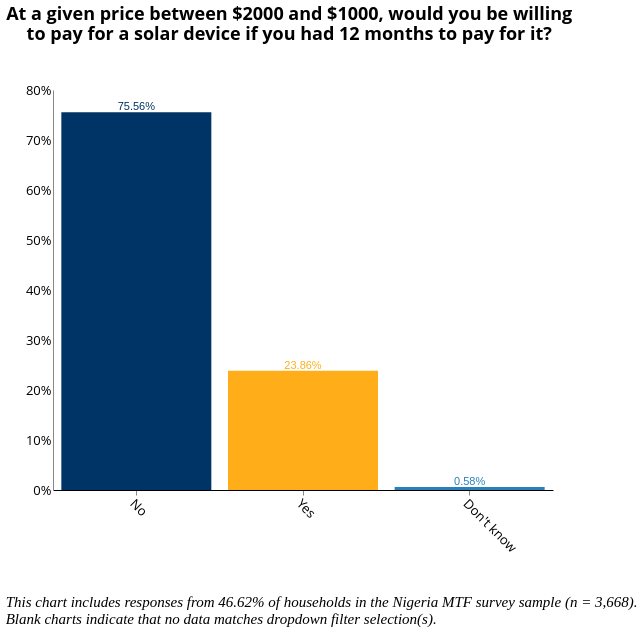

Vega-Lite specification for this chart:
### Vega-Lite specification from a JSON file in a GitHub repository (floating-point values rounded to 4 significant figures; data arrays with more than 128 entries replaced by an {"elided": "..."} marker saying what was removed)
{"width": 800, "height": 400, "config": {"title": {"fontSize": 18, "font": "Open Sans", "anchor": "center", "fontColor": "#000000"}, "axisX": {"domain": true, "domainColor": "#000000", "grid": false, "labelFont": "Open Sans", "labelFontSize": 13, "titleFont": "Open Sans", "titleFontSize": 13, "titleFontWeight": "normal", "title": "X Axis Title (units)", "labelAngle": 45}, "axisY": {"domain": true, "grid": false, "gridColor": "#DEDDDD", "gridWidth": 1, "labelFont": "Open Sans", "labelFontSize": 13, "labelAngle": 0, "ticks": false, "titleFont": "Open Sans", "titleFontSize": 13, "titleFontWeight": "normal", "titlePadding": 10, "title": "Y Axis Title (units)"}, "range": {"category": ["#2980B9", "#003366", "#FFAE19", "#FF4500", "#438B28", "#45B39D", "#99ADC1", "#212F3C"]}, "legend": {"labelFont": "Open Sans", "labelFontSize": 13, "symbolType": "square", "symbolSize": 100, "titleFont": "Open Sans", "titleFontSize": 13, "titleFontWeight": "normal", "title": "Legend", "orient": "right", "offset": 0, "labelLimit": 0}, "tooltip": {"font": "Open Sans"}, "view": {"stroke": "transparent", "text": {"font": "Open Sans", "color": ["#2980B9", "#003366", "#FFAE19", "#FF4500", "#438B28", "#45B39D", "#99ADC1", "#212F3C"], "fontSize": 13, "align": "right", "fontWeight": 400, "size": 13}, "bar": {"size": 40, "binSpacing": 1, "continuousBandSize": 30, "discreteBandSize": 30, "fill": ["#2980B9", "#003366", "#FFAE19", "#FF4500", "#438B28", "#45B39D", "#99ADC1", "#212F3C"], "stroke": false}}}, "concat": [{"layer": [{"mark": "bar", "encoding": {"color": {"field": "e_5", "legend": null, "type": "nominal"}, "tooltip": {"field": "e_5", "type": "nominal"}, "x": {"axis": {"title": " "}, "field": "e_5", "sort": {"field": "e_5", "op": "count", "order": "descending"}, "type": "nominal"}, "y": {"aggregate": "sum", "axis": {"format": "%", "title": ""}, "field": "pct", "type": "quantitative"}}, "height": 400, "selection": {"selector089": {"type": "single", "fields": ["locality"], "bind": {"input": "select", "options": [null, 0, 1], "labels": ["National", "Urban", "Rural"], "name": "Locality Breakdown  "}}, "selector090": {"type": "single", "fields": ["elc_aggr_tier"], "bind": {"input": "select", "options": [null, "Tier 0", "Tier 1", "Tier 2", "Tier 3", "Tier 4", "Tier 5"], "labels": ["All Tiers", "Tier 0", "Tier 1", "Tier 2", "Tier 3", "Tier 4", "Tier 5"], "name": "Tiers  "}}}, "transform": [{"joinaggregate": [{"op": "count", "field": "*", "as": "total"}]}, {"calculate": "1 / datum.total", "as": "pct"}], "width": 500}, {"mark": {"type": "text", "align": "center", "baseline": "bottom"}, "encoding": {"color": {"field": "e_5", "legend": null, "type": "nominal"}, "text": {"aggregate": "sum", "field": "pct", "format": ".2%", "type": "quantitative"}, "tooltip": {"field": "e_5", "type": "nominal"}, "x": {"axis": {"title": " "}, "field": "e_5", "sort": {"field": "e_5", "op": "count", "order": "descending"}, "type": "nominal"}, "y": {"aggregate": "sum", "axis": {"format": "%", "title": ""}, "field": "pct", "type": "quantitative"}}, "height": 400, "transform": [{"joinaggregate": [{"op": "count", "field": "*", "as": "total"}]}, {"calculate": "1 / datum.total", "as": "pct"}], "width": 500}], "title": {"text": ["At a given price between $2000 and $1000, would you be willing", "to pay\nfor a solar device if you had 12 months to pay for it?"], "color": "black", "subtitleColor": "black", "offset": 40}, "transform": [{"filter": {"selection": "selector089"}}, {"filter": {"selection": "selector090"}}]}], "data": {"name": "data-18ef67894661e2be504243b2fea2a8df"}, "title": {"text": ["", "", "This chart includes responses from 46.62% of households in the Nigeria MTF survey sample (n = 3,668).", "Blank charts indicate that no data matches dropdown filter selection(s)."], "anchor": "start", "baseline": "bottom", "font": "Times New Roman", "fontSize": 15, "fontStyle": "italic", "fontWeight": "normal", "orient": "bottom"}, "$schema": "https://vega.github.io/schema/vega-lite/v4.17.0.json", "datasets": {"data-18ef67894661e2be504243b2fea2a8df": {"elided": "1710 records"}}}
